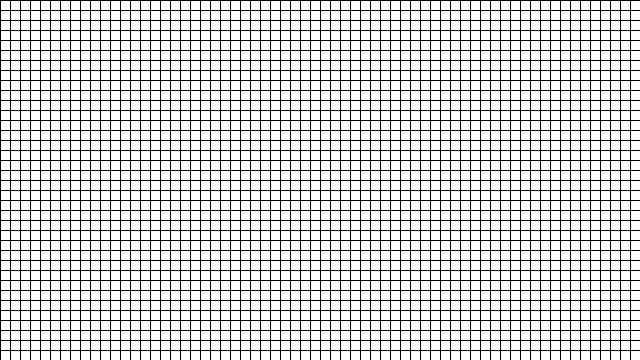
Frame 1 (no input)
Frame 60 (the mouse pressed at the canvas centre just before this capture): identical to frame 1, image omitted
Frame 120 (the mouse held since frame 60 and released just before this capture): identical to frame 1, image omitted

The Processing sketch that drew this single still picture (run headless with seeded random() and noise(); from frame 60 on, the mouse is pressed at the canvas centre):

// Processing sketch: Conway_s_game_of_life
// ── Conway_s_game_of_life.pde
boolean[][] isAlive = new boolean[300][300]; // [x][y]
boolean[][] updatedLives = new boolean[300][300];
int xViewOffset = 50;
int yViewOffset = 50;
boolean update = false;

void setup()
{
  size(640,360);
}
void draw()
{
  background(200);
  for (int i = 0; i < height/10; i++)
  {
    for (int j = 0; j < width/10; j++)
    {
      fill(isAlive[j+xViewOffset][i+yViewOffset] ? 0 : 255);
      rect(j*10,i*10,10,10);
    }
  }
  if (update == true)
  {
    delay(1); // change this to change frequency of updates
    update();
  }
}
void update()
{
  for (int i = 1; i < isAlive[0].length-1; i++) // y
  {
    for (int j = 1; j < isAlive.length-1; j++) // x
    {
      int neighbours = 0; // count neighbours
      for (int a = -1; a < 2; a++)
        for (int b = -1; b < 2; b++)
          if (isAlive[j+b][i+a] == true)
            neighbours++;
            
      if (isAlive[j][i] == true) // logic for the cellular automata
        neighbours--;
      if (neighbours == 2 && isAlive[j][i] == true || neighbours == 3 && isAlive[j][i] == true)
        updatedLives[j][i] = true;
      else if (neighbours < 2 && isAlive[j][i] == true || neighbours > 3 && isAlive[j][i] == true)
        updatedLives[j][i] = false;
      else if (neighbours == 3 && isAlive[j][i] == false)
        updatedLives[j][i] = true;
    }
  }
  // update main array
  for (int i = 1; i < isAlive[0].length-1; i++) // y
    for (int j = 1; j < isAlive.length-1; j++) // x
      isAlive[j][i] = updatedLives[j][i];
}
void mouseClicked()
{
  isAlive[floor(mouseX/10)+xViewOffset][floor(mouseY/10)+yViewOffset] = !isAlive[floor(mouseX/10)+xViewOffset][floor(mouseY/10)+yViewOffset];
}
void keyPressed()
{
  if (keyCode == ENTER || keyCode == RETURN)
    update = !update;
  else if (key == ' ')
    update();
  else if (keyCode == UP && yViewOffset > 2)
    yViewOffset--;
  else if (keyCode == DOWN && yViewOffset < isAlive[0].length-2)
    yViewOffset++;
  else if (keyCode == LEFT && xViewOffset > 2)
    xViewOffset--;
  else if (keyCode == RIGHT && yViewOffset < isAlive.length-2)
    xViewOffset++;
}
